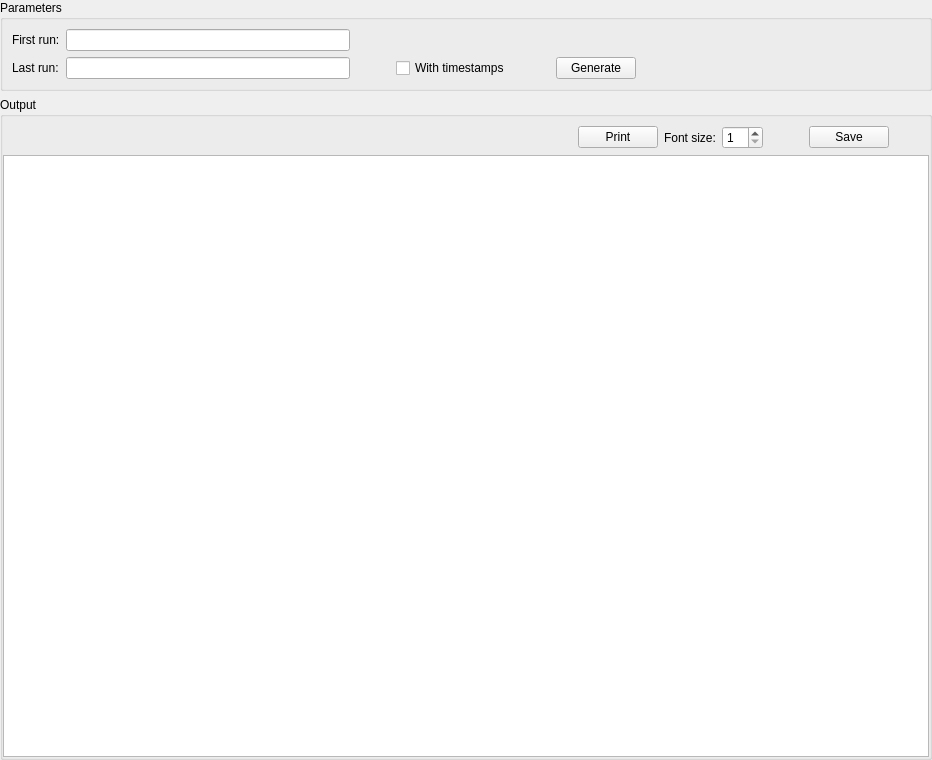
<?xml version="1.0" encoding="UTF-8"?>
<ui version="4.0">
 <class>ProtoPanel</class>
 <widget class="QWidget" name="ProtoPanel">
  <property name="geometry">
   <rect>
    <x>0</x>
    <y>0</y>
    <width>932</width>
    <height>760</height>
   </rect>
  </property>
  <property name="windowTitle">
   <string>Protocol generator</string>
  </property>
  <property name="windowIcon">
   <iconset resource="../../../../resources/nicos-gui.qrc">
    <normaloff>:/paste</normaloff>:/paste</iconset>
  </property>
  <layout class="QVBoxLayout" name="verticalLayout_2">
   <property name="leftMargin">
    <number>0</number>
   </property>
   <property name="topMargin">
    <number>0</number>
   </property>
   <property name="rightMargin">
    <number>0</number>
   </property>
   <property name="bottomMargin">
    <number>0</number>
   </property>
   <item>
    <widget class="QGroupBox" name="groupBox">
     <property name="title">
      <string>Parameters</string>
     </property>
     <layout class="QGridLayout" name="gridLayout">
      <item row="1" column="5">
       <widget class="QPushButton" name="genBtn">
        <property name="text">
         <string>Generate</string>
        </property>
        <property name="icon">
         <iconset resource="../../../../resources/nicos-gui.qrc">
          <normaloff>:/down</normaloff>:/down</iconset>
        </property>
        <property name="iconSize">
         <size>
          <width>20</width>
          <height>20</height>
         </size>
        </property>
       </widget>
      </item>
      <item row="1" column="0">
       <widget class="QLabel" name="label_2">
        <property name="text">
         <string>Last run:</string>
        </property>
       </widget>
      </item>
      <item row="0" column="0">
       <widget class="QLabel" name="label">
        <property name="text">
         <string>First run:</string>
        </property>
       </widget>
      </item>
      <item row="1" column="1">
       <widget class="ShadowTextLineEdit" name="lastEdit"/>
      </item>
      <item row="0" column="1">
       <widget class="ShadowTextLineEdit" name="firstEdit"/>
      </item>
      <item row="1" column="3">
       <widget class="QCheckBox" name="stampBox">
        <property name="text">
         <string>With timestamps</string>
        </property>
       </widget>
      </item>
      <item row="1" column="7">
       <spacer name="horizontalSpacer_2">
        <property name="orientation">
         <enum>Qt::Horizontal</enum>
        </property>
        <property name="sizeHint" stdset="0">
         <size>
          <width>40</width>
          <height>20</height>
         </size>
        </property>
       </spacer>
      </item>
      <item row="1" column="2">
       <spacer name="horizontalSpacer">
        <property name="orientation">
         <enum>Qt::Horizontal</enum>
        </property>
        <property name="sizeType">
         <enum>QSizePolicy::Fixed</enum>
        </property>
        <property name="sizeHint" stdset="0">
         <size>
          <width>40</width>
          <height>20</height>
         </size>
        </property>
       </spacer>
      </item>
      <item row="1" column="4">
       <spacer name="horizontalSpacer_5">
        <property name="orientation">
         <enum>Qt::Horizontal</enum>
        </property>
        <property name="sizeType">
         <enum>QSizePolicy::Fixed</enum>
        </property>
        <property name="sizeHint" stdset="0">
         <size>
          <width>40</width>
          <height>20</height>
         </size>
        </property>
       </spacer>
      </item>
     </layout>
    </widget>
   </item>
   <item>
    <widget class="QGroupBox" name="groupBox_2">
     <property name="title">
      <string>Output</string>
     </property>
     <layout class="QVBoxLayout" name="verticalLayout">
      <property name="leftMargin">
       <number>0</number>
      </property>
      <property name="rightMargin">
       <number>0</number>
      </property>
      <property name="bottomMargin">
       <number>0</number>
      </property>
      <item>
       <layout class="QHBoxLayout" name="horizontalLayout">
        <item>
         <spacer name="horizontalSpacer_3">
          <property name="orientation">
           <enum>Qt::Horizontal</enum>
          </property>
          <property name="sizeType">
           <enum>QSizePolicy::Expanding</enum>
          </property>
          <property name="sizeHint" stdset="0">
           <size>
            <width>40</width>
            <height>20</height>
           </size>
          </property>
         </spacer>
        </item>
        <item>
         <widget class="QPushButton" name="printBtn">
          <property name="text">
           <string>Print</string>
          </property>
          <property name="icon">
           <iconset resource="../../../../resources/nicos-gui.qrc">
            <normaloff>:/print</normaloff>:/print</iconset>
          </property>
          <property name="iconSize">
           <size>
            <width>20</width>
            <height>20</height>
           </size>
          </property>
         </widget>
        </item>
        <item>
         <widget class="QLabel" name="label_3">
          <property name="text">
           <string>Font size:</string>
          </property>
         </widget>
        </item>
        <item>
         <widget class="QSpinBox" name="fontBox">
          <property name="minimum">
           <number>1</number>
          </property>
         </widget>
        </item>
        <item>
         <spacer name="horizontalSpacer_6">
          <property name="orientation">
           <enum>Qt::Horizontal</enum>
          </property>
          <property name="sizeType">
           <enum>QSizePolicy::Fixed</enum>
          </property>
          <property name="sizeHint" stdset="0">
           <size>
            <width>40</width>
            <height>20</height>
           </size>
          </property>
         </spacer>
        </item>
        <item>
         <widget class="QPushButton" name="saveBtn">
          <property name="text">
           <string>Save</string>
          </property>
          <property name="icon">
           <iconset resource="../../../../resources/nicos-gui.qrc">
            <normaloff>:/save</normaloff>:/save</iconset>
          </property>
          <property name="iconSize">
           <size>
            <width>20</width>
            <height>20</height>
           </size>
          </property>
         </widget>
        </item>
        <item>
         <spacer name="horizontalSpacer_4">
          <property name="orientation">
           <enum>Qt::Horizontal</enum>
          </property>
          <property name="sizeType">
           <enum>QSizePolicy::Fixed</enum>
          </property>
          <property name="sizeHint" stdset="0">
           <size>
            <width>40</width>
            <height>20</height>
           </size>
          </property>
         </spacer>
        </item>
       </layout>
      </item>
      <item>
       <widget class="QTextEdit" name="outText">
        <property name="font">
         <font>
          <family>Monospace</family>
         </font>
        </property>
       </widget>
      </item>
     </layout>
    </widget>
   </item>
  </layout>
  <action name="actionBack">
   <property name="icon">
    <iconset resource="../../../../resources/nicos-gui.qrc">
     <normaloff>:/previous</normaloff>:/previous</iconset>
   </property>
   <property name="text">
    <string>Back</string>
   </property>
  </action>
  <action name="actionForward">
   <property name="icon">
    <iconset resource="../../../../resources/nicos-gui.qrc">
     <normaloff>:/next</normaloff>:/next</iconset>
   </property>
   <property name="text">
    <string>Forward</string>
   </property>
  </action>
  <action name="actionRefresh">
   <property name="icon">
    <iconset resource="../../../../resources/nicos-gui.qrc">
     <normaloff>:/refresh</normaloff>:/refresh</iconset>
   </property>
   <property name="text">
    <string>Refresh</string>
   </property>
  </action>
  <action name="actionAddComment">
   <property name="text">
    <string>Add comment</string>
   </property>
   <property name="toolTip">
    <string>Add a free-form comment entry to the logbook</string>
   </property>
  </action>
  <action name="actionAddRemark">
   <property name="text">
    <string>Set Remark</string>
   </property>
   <property name="toolTip">
    <string>Set the remark (instrument configuration header) and add it to the logbook</string>
   </property>
  </action>
  <action name="actionAttachFile">
   <property name="text">
    <string>Attach file</string>
   </property>
   <property name="toolTip">
    <string>Attach a file to the logbook</string>
   </property>
  </action>
  <action name="actionNewSample">
   <property name="text">
    <string>New Sample</string>
   </property>
   <property name="toolTip">
    <string>Enter a new sample name</string>
   </property>
  </action>
  <action name="actionPrint">
   <property name="icon">
    <iconset resource="../../../../resources/nicos-gui.qrc">
     <normaloff>:/print</normaloff>:/print</iconset>
   </property>
   <property name="text">
    <string>Print</string>
   </property>
   <property name="toolTip">
    <string>Print</string>
   </property>
  </action>
 </widget>
 <customwidgets>
  <customwidget>
   <class>ShadowTextLineEdit</class>
   <extends>QLineEdit</extends>
   <header>nicos.clients.gui.widgets.lineedit.h</header>
  </customwidget>
 </customwidgets>
 <resources>
  <include location="../../../../resources/nicos-gui.qrc"/>
 </resources>
 <connections/>
</ui>
